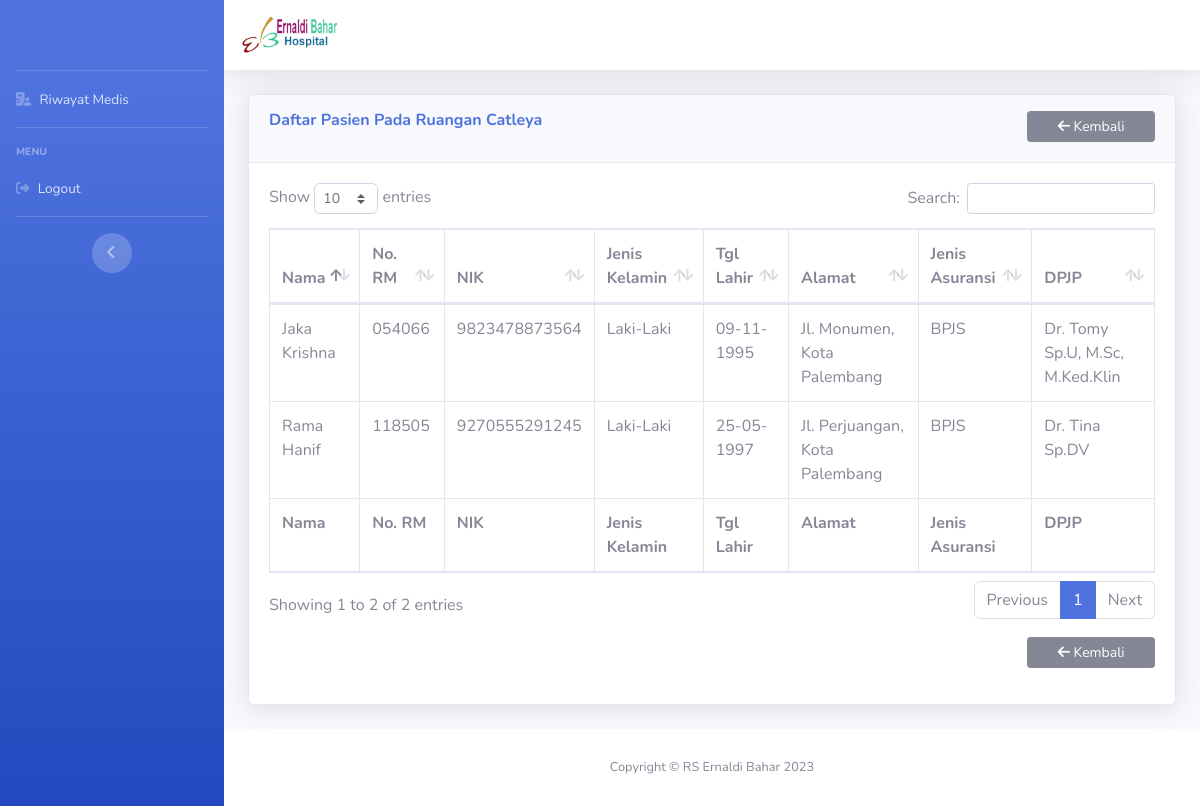
/perawat/seeRuangan/Catleya, run on the app's committed database.
### tables this page shows
CREATE TABLE `pasien` (
  `id` int(11) NOT NULL,
  `nama` varchar(128) NOT NULL,
  `no_rm` varchar(128) NOT NULL,
  `nik` varchar(128) NOT NULL,
  `jenis_kelamin` varchar(128) NOT NULL,
  `tgl_lahir` date NOT NULL,
  `alamat` text NOT NULL,
  `jenis_asuransi` varchar(128) NOT NULL,
  `dpjp` varchar(128) NOT NULL,
  `ruang_rawatinap` varchar(128) NOT NULL,
  `tgl_input` date NOT NULL
);

### application/controllers/Perawat.php (called while the page is built, shortened)
<?php
class Perawat extends CI_Controller
{
    public function __construct()
    {
        $this->load->model('Dashboard_m');
        $this->load->model('Perawat_m');
        $this->load->helper('url');
    }
    public function seeRuangan($nama_ruangan)
    {
        $where = array('ruang_rawatinap' => $nama_ruangan);
        $data['pasien'] = $this->Dashboard_m->seeRuangan($where, 'pasien')->result_array();
        $this->load->view('template/dashboard_header');
        $this->load->view('perawat/detail-ruangan', $data);
        $this->load->view('template/dashboard_footer');
    }
}

### index.php (called while the page is built, shortened)
<?php
require_once BASEPATH.'core/CodeIgniter.php';

### application/models/Dashboard_m.php (called while the page is built, shortened)
<?php
class Dashboard_m extends CI_Model
{
    public function seeRuangan($where, $table)
    {
        return $this->db->get_where($table, $where);
    }
}

### application/views/perawat/detail-ruangan.php (the view, shortened to what this page needs)
<div class="container-fluid">
    <div class="card shadow mb-4">
        <div class="card-header py-3">
            <div class="row">
                <div class="col-md-10 mb-3">
                    <h6 class="m-0 font-weight-bold text-primary">Daftar Pasien Pada Ruangan <?= $this->uri->segment('3'); ?></h6>
                </div>
                <div class="col-md-2">
                    <a href="<?= base_url('perawat') ?>" class="btn btn-sm btn-secondary btn-block"><i class="fa-solid fa-arrow-left"></i> Kembali </a>
                </div>
            </div>
        </div>
        <div class="card-body">
            <div class="table-responsive">
                <table class="table table-bordered" id="dataTable" width="100%" cellspacing="0">
                    <thead>
                        <tr>
                            <th>Nama</th>
                            <th>No. RM</th>
                            <th>NIK</th>
                            <th>Jenis Kelamin</th>
                            <th>Tgl Lahir</th>
                            <th>Alamat</th>
                            <th>Jenis Asuransi</th>
                            <th>DPJP</th>
                        </tr>
                    </thead>
                    <tfoot>
                        <tr>
                            <th>Nama</th>
                            <th>No. RM</th>
                            <th>NIK</th>
                            <th>Jenis Kelamin</th>
                            <th>Tgl Lahir</th>
                            <th>Alamat</th>
                            <th>Jenis Asuransi</th>
                            <th>DPJP</th>
                        </tr>
                    </tfoot>
                    <tbody>
                        <?php
                        foreach ((array) $pasien as $p) :
                        ?>
                            <tr>
                                <td><?= $p['nama'] ?></td>
                                <td><?= $p['no_rm'] ?></td>
                                <td><?= $p['nik'] ?></td>
                                <td><?= $p['jenis_kelamin'] ?></td>
                                <td><?= date('d-m-Y', strtotime($p['tgl_lahir'])) ?></td>
                                <td><?= $p['alamat'] ?></td>
                                <td><?= $p['jenis_asuransi'] ?></td>
                                <td><?= $p['dpjp'] ?></td>
                            </tr>
                        <?php endforeach; ?>
                    </tbody>
                </table>
                <div class="row mt-3 mb-3 ">
                    <div class="col-md-10">
                    </div>
                    <div class="col-md-2">
                        <a href="<?= base_url('perawat') ?>" class="btn btn-sm btn-secondary btn-block"><i class="fa-solid fa-arrow-left"></i> Kembali </a>
                    </div>
                </div>
            </div>
        </div>
    </div>
</div>

### data on the page
pasien: nama "Jaka Krishna", no_rm "054066", nik "9823478873564", jenis_kelamin "Laki-Laki", tgl_lahir "09-11-1995", alamat "Jl. Monumen, Kota Palembang", jenis_asuransi "BPJS", dpjp "Dr. Tomy Sp.U, M.Sc, M.Ked.Klin"
pasien: nama "Rama Hanif", no_rm "118505", nik "9270555291245", jenis_kelamin "Laki-Laki", tgl_lahir "25-05-1997", alamat "Jl. Perjuangan, Kota Palembang", jenis_asuransi "BPJS", dpjp "Dr. Tina Sp.DV"

### other printed values
$this->uri->segment('3') "Catleya"
